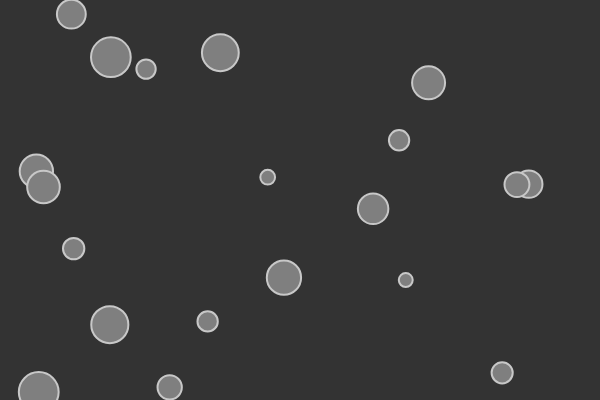
Frame 1 (no input)
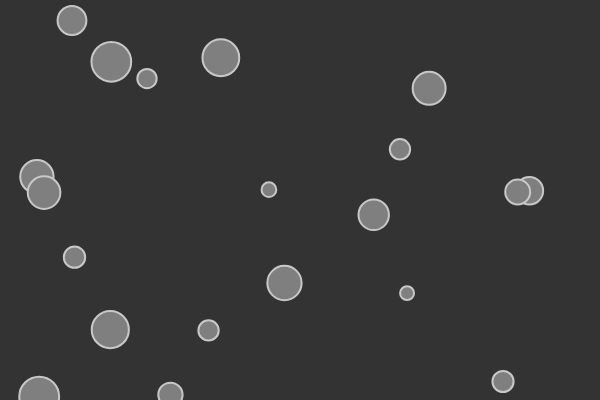
Frame 60 (no input)
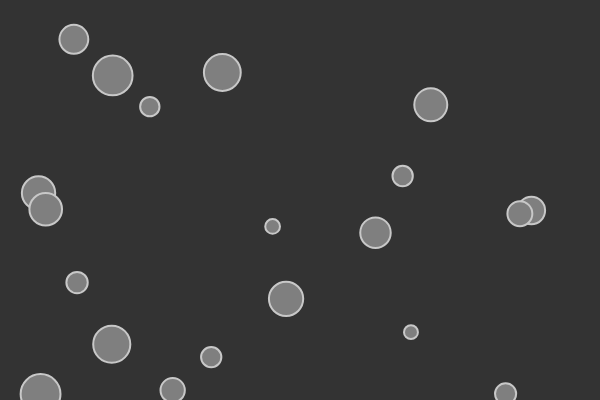
Frame 120 (the mouse pressed at the canvas centre since frame 60)

The p5.js sketch that drew these frames (run headless with seeded random() and noise() and a simulated clock; from frame 60 on, the mouse is pressed at the canvas centre):

// p5.js sketch
// ── sketch.js
var particles = [];

function setup() {
  createCanvas(600, 400);
  for (var i = 0; i < 20; i++) {
    particles.push(new Particle(createVector(random(width), random(height)), random(12, 40)));
  }
}

function draw() {
  background(51);

  var wind = createVector(0.01, 0.0);
  var gravity = createVector(0, 0.1);
  for (var i = 0; i < particles.length; i++) {

    particles[i].applyForce(wind);
    particles[i].applyForce(gravity);

    particles[i].update();
    particles[i].display();
    particles[i].checkEdges();
  }
}

// A simple Particle class
var Particle = function(position, mass) {
  this.acceleration = createVector(0, 0);
  this.velocity = createVector(0, 0);
  this.position = position;
  // not related to any unit of measurement, just a number
  this.mass = mass;
};

// Method to update position
Particle.prototype.update = function() {
  // velocity = velocity + acceleration
  this.velocity.add(this.acceleration);
  // position = position + velocity
  this.position.add(this.velocity);
  this.acceleration.mult(0);
};

// Method to display
Particle.prototype.display = function() {
  stroke(200);
  strokeWeight(2);
  fill(127);
  ellipse(this.position.x, this.position.y, this.mass, this.mass);
};

Particle.prototype.checkEdges = function() {
  if (this.position.x > width) {
    this.position.x = width;
    this.velocity.x *= -1;
  } else if (this.position.x < 0) {
    this.velocity.x *= -1;
    this.position.x = 0;
  }

  if (this.position.y > height) {
    this.velocity.y *= -1;
    this.position.y = height;
  }
};

Particle.prototype.applyForce = function(force) {
  var f = p5.Vector.div(force, this.mass);
  this.acceleration.add(f);
};
